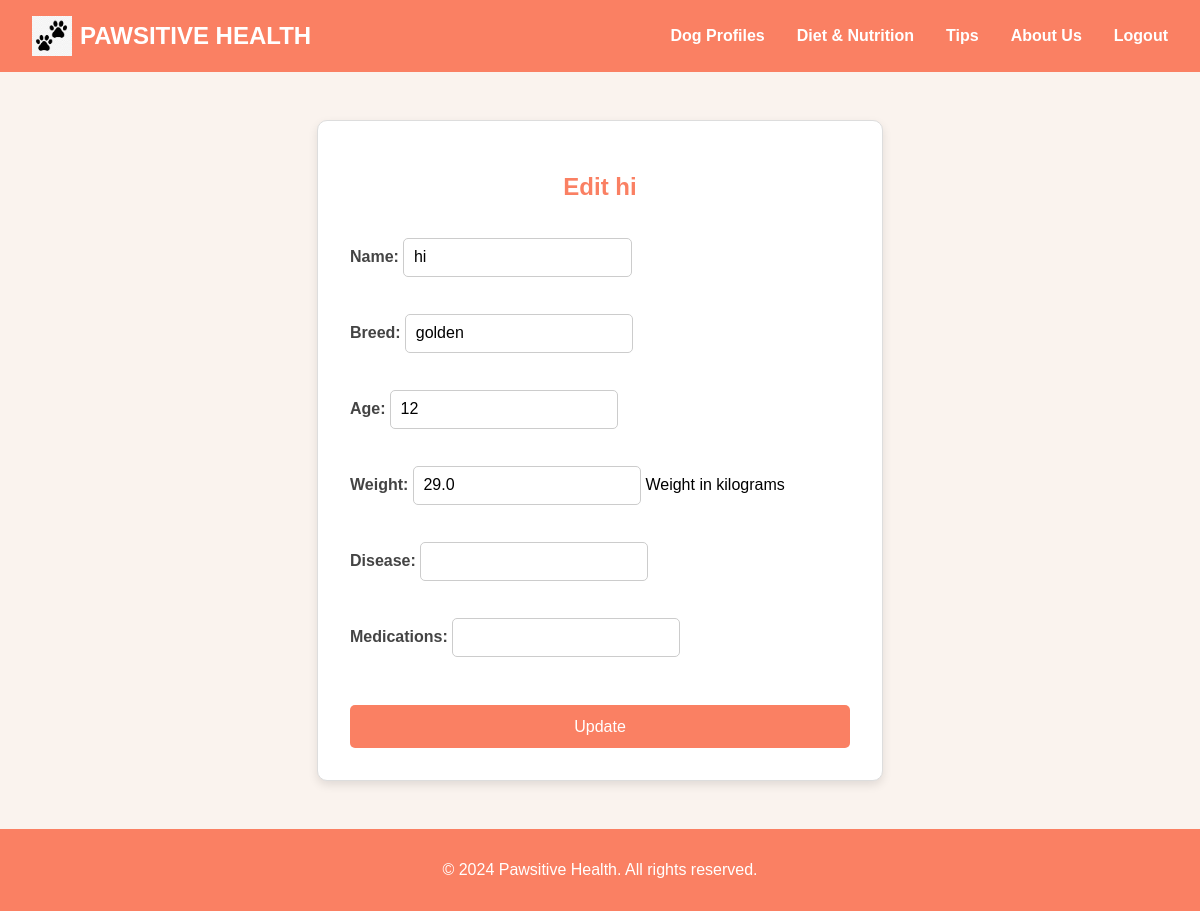
The app's page /dogs/8/edit/ (signed in) with its own data.
### healthapp/models.py (models this page shows, shortened)
class DogProfile(models.Model):
    owner = models.ForeignKey(User, on_delete=models.CASCADE, related_name='dogs')
    name = models.CharField(max_length=100)
    breed = models.CharField(max_length=100)
    age = models.IntegerField()
    weight = models.FloatField(help_text="Weight in kilograms", blank=True, null=True)
    disease = models.CharField(max_length=255, blank=True, null=True)
    medications = models.CharField(max_length=255, blank=True, null=True)

### healthapp/views.py (the view)
# urls.py: path('dogs/<int:dog_id>/edit/', views.edit_dog, name='edit_dog'),
@login_required
def edit_dog(request, dog_id):
    dog = get_object_or_404(DogProfile, id=dog_id, owner=request.user)
    if request.method == 'POST':
        form = DogProfileForm(request.POST, instance=dog)
        if form.is_valid():
            form.save()
            return redirect('dog_list')
    else:
        form = DogProfileForm(instance=dog)
    return render(request, 'healthapp/edit_dog.html', {'form': form, 'dog': dog})

### healthapp/forms.py
class DogProfileForm(forms.ModelForm):
    class Meta:
        model = DogProfile
        fields = ['name', 'breed', 'age', 'weight', 'disease', 'medications']

### healthapp/templates/healthapp/edit_dog.html (shortened to what this page needs)
{% extends 'healthapp/base.html' %}
{% load static %}
{% block content %}
<section class="edit-dog-section">
  <div class="edit-dog-box">
    <h2>Edit {{ dog.name }}</h2>
    <form method="POST">
      {{ form.as_p }}
      <button type="submit">Update</button>
    </form>
  </div>
</section>
{% endblock %}

### healthapp/static/healthapp/css/style.css (style rules this page uses)
body, html { margin: 0; padding: 0; font-family: Arial, sans-serif; }
html, body { margin: 0; padding: 0; font-family: Arial, sans-serif; background: #fefaf2; min-height: 100vh; }
.edit-dog-section { min-height: 80vh; padding: 3rem; background-color: #faf3ee; }
.edit-dog-box { max-width: 500px; margin: 0 auto; background: #fff; border: 1px solid #ddd; border-radius: 10px; padding: 2rem; box-shadow: 0 4px 10px rgba(0, 0, 0, 0.1); }
.edit-dog-box h2 { margin-bottom: 1rem; color: #fa8063; text-align: center; }
.edit-dog-box form { display: flex; flex-direction: column; }
.edit-dog-box label { margin-top: 1rem; font-weight: 600; color: #444; }
.edit-dog-box input[type="text"], .edit-dog-box input[type="number"], .edit-dog-box input[type="float"], .edit-dog-box textarea { padding: 0.6rem; margin-top: 0.3rem; border-radius: 5px; border: 1px solid #ccc; font-size: 1rem; }
.edit-dog-box button[type="submit"] { margin-top: 2rem; padding: 0.8rem; background-color: #fa8063; color: #ffffff; font-size: 1rem; border: none; border-radius: 5px; cursor: pointer; transition: background-color 0.3s ease; }
body { background-color: #fdf5ee; }

### records on screen
DogProfile: name "hi", breed "golden", age "12", weight "29.0"
